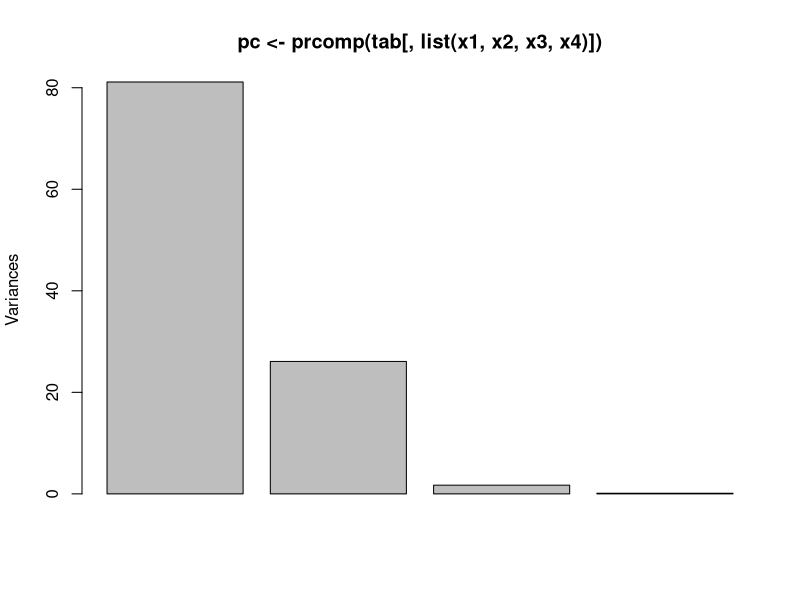

Write R code to recreate this figure. (Note: this script raises an error after producing the figure.)
# How to detect multivariate separation of categories
 library(data.table)
 library(grid)
 library(gridExtra)
 
 N <- 1e3
 train <- sample(1:N, .9*N)
 tab <- data.table(x1 = rnorm(N, 0, 5), x2 = rnorm(N, 0, 1), x3 = rnorm(N, 0, 5), grp = sample(factor(0:1), N, replace = T))
 tab[, x4 := ifelse(grp == 1, 10 - (x1 + x2 + x3) + rnorm(.N, 0, .1), 10 - (x1 + 2*x2 + 1.3*x3) + rnorm(.N, 0, .1))]
 
 plot(pc <- prcomp(tab[, list(x1, x2, x3, x4)]))
 pcs <- data.table(grp = tab$grp, pc$x)
 
 grid.arrange(
   ggplot(tab, aes(x1, fill = grp)) + geom_density(alpha = .5),
   ggplot(tab, aes(x2, fill = grp)) + geom_density(alpha = .5),
   ggplot(tab, aes(x3, fill = grp)) + geom_density(alpha = .5),
   ggplot(tab, aes(x4, fill = grp)) + geom_density(alpha = .5),
   ggplot(tab, aes(x1 + 2*x2 + 1.3*x3 + x4, fill = grp)) + geom_density(alpha = .5)
 )
 
 grid.arrange(
   ggplot(data.frame(pc$x), aes(PC1, PC2, col = tab$grp)) + geom_point(),
   ggplot(data.frame(pc$x), aes(PC1, PC3, col = tab$grp)) + geom_point(),
   ggplot(data.frame(pc$x), aes(PC1, PC4, col = tab$grp)) + geom_point(),
   ggplot(data.frame(pc$x), aes(PC2, PC3, col = tab$grp)) + geom_point(),
   ggplot(data.frame(pc$x), aes(PC2, PC4, col = tab$grp)) + geom_point(),
   ggplot(data.frame(pc$x), aes(PC3, PC4, col = tab$grp)) + geom_point() )
 ggplot(data.frame(pc$x), aes(PC1 + PC2 + PC3, PC4, col = tab$grp)) + geom_point()
 ggplot(tab, aes(x1 + x2 + x3, fill = grp)) + geom_density(alpha = .5)
 
 
 summary(mod <- glm(grp~., data = tab[train], family = "binomial"))
 roc(tab[-train, grp], predict(mod, newdata = tab[-train]), plot = T, print.auc = T)
 summary(mod <- glm(grp~I(x1 + 2*x2 + 1.3*x3 + x4), data = tab[train], family = "binomial"))
 roc(tab[-train, grp], predict(mod, newdata = tab[-train]), plot = T, print.auc = T)
 summary(mod <- glm(grp~., data = pcs[train], family = "binomial"))
 roc(pcs[-train, grp], predict(mod, newdata = pcs[-train]), plot = T, print.auc = T)
 
 
 #####
 # Only 3 dimensions
 N <- 1e3
 train <- sample(1:N, .9*N)
 tab3 <- data.table(x1 = rnorm(N, 0, 5), x2 = rnorm(N, 0, 1), grp = sample(factor(0:1), N, replace = T))
 tab3[, x3 := ifelse(grp == 1, 7.5 - (x1 + x2), 10/1.3 - (x1 + 2*x2)/1.3)]
 
 plot(pc3 <- prcomp(tab3[, list(x1, x2, x3)]))
 pcs3 <- data.table(grp = tab3$grp, pc3$x)
 
 grid.arrange(
   ggplot(tab3, aes(x1, fill = grp)) + geom_density(alpha = .5),
   ggplot(tab3, aes(x2, fill = grp)) + geom_density(alpha = .5),
   ggplot(tab3, aes(x3, fill = grp)) + geom_density(alpha = .5),
   ggplot(tab3, aes(x1 + 2*x2 + 1.3*x3, fill = grp)) + geom_density(alpha = .5)
 )
 
 grid.arrange(
   ggplot(data.frame(pc3$x), aes(PC1, PC2, col = tab3$grp)) + geom_point(),
   ggplot(data.frame(pc3$x), aes(PC1, PC3, col = tab3$grp)) + geom_point(),
   ggplot(data.frame(pc3$x), aes(PC2, PC3, col = tab3$grp)) + geom_point() )
 
 ggplot(tab3, aes(x1 + x2 + x3, 1.3*x1 - 1.7*x2 + .4*x3, col = tab3$grp)) + geom_point()
 
 summary(mod <- glm(grp~.^3, data = tab3[train], family = "binomial"))
 roc(tab3[-train, grp], predict(mod, newdata = tab3[-train]), plot = T, print.auc = T)
 summary(mod <- glm(grp~abs(1.3*x1 - 1.7*x2 + 0.4*x3 - 10) * abs(x1 + x2 + x3 - 7.5), data = tab3[train], family = "binomial"))
 roc(tab3[-train, grp], predict(mod, newdata = tab3[-train]), plot = T, print.auc = T)
 summary(mod <- glm(grp~., data = pcs3[train], family = "binomial"))
 roc(pcs3[-train, grp], predict(mod, newdata = pcs3[-train]), plot = T, print.auc = T)
 
 
 summary(mod2 <- lm(x3~.*grp, data = tab3))
 
 
 
 
# End script
 